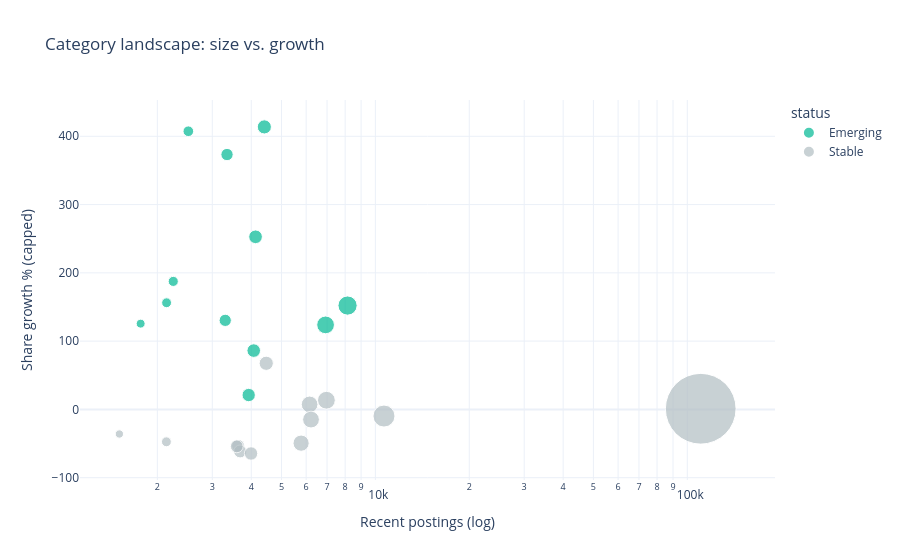

The cell this chart's notebook holds for it:
### Code cell
# --- D. Stacked volume ---
top10 = counts.sum().nlargest(10).index
v = counts[top10].copy(); v["Other"] = counts.drop(columns=top10).sum(axis=1)
fig, ax = plt.subplots(figsize=(13, 6.5))
ax.stackplot(v.index, v.T.values, labels=v.columns, colors=sns.color_palette("Spectral", len(v.columns)), alpha=.92)
ax.set_ylabel(f"Postings per {label}"); ax.set_title("Posting volume by category (top 10 + other)")
ax.legend(loc="upper left", bbox_to_anchor=(1.01, 1), frameon=False); fig.autofmt_xdate()
show_fig(fig, "t2_d_volume_area")

# --- E. Landscape (interactive) ---
met["growth_capped"] = met["share_growth_pct"].clip(-100, 500)
px.scatter(met, x="recent_postings", y="growth_capped", size="recent_share_pct", color="status",
           color_discrete_map=STATUS_COLORS, hover_name="category", log_x=True, size_max=50,
           hover_data={"share_growth_pct": ":.0f", "trend_tau": ":.2f", "recent_share_pct": ":.2f", "growth_capped": False},
           labels={"recent_postings": "Recent postings (log)", "growth_capped": "Share growth % (capped)"},
           title="Category landscape: size vs. growth").update_layout(template="plotly_white").show()

### Figure 1 — Plotly figure (JSON) as saved in the notebook; plotly's stock layout.template omitted (floating-point values rounded to 4 significant figures)
{"data": [{"customdata": [[252.8, 0.8, 1.912], [152.1, 0.6562, 3.768], [123.8, 0.7203, 3.207], [86.12, 0.7717, 1.887], [413.8, 0.4584, 2.039], [407.4, 0.6574, 1.163], [373.3, 0.6002, 1.548], [156.2, 0.6562, 0.9904], [130.4, 0.6382, 1.529], [21.05, 0.6106, 1.817], [187.5, 0.5659, 1.041], [125.6, 0.4944, 0.8176]], "hovertemplate": "<b>%{hovertext}</b><br><br>status=Emerging<br>Recent postings (log)=%{x}<br>recent_share_pct=%{customdata[2]:.2f}<br>share_growth_pct=%{customdata[0]:.0f}<br>trend_tau=%{customdata[1]:.2f}<extra></extra>", "hovertext": ["Wordpress / Site / Developer", "Website / Development / Seo", "Design / Graphic / Interior", "Youtube / Channel / Script Writer", "Video Editor / Youtube / Channel", "Landing / Book / Page", "Logo / Design / Company", "Page / Website / Seo", "Graphic / Designer / Design", "Shopify / Store / Website", "Research / Market / Product", "Website / Wordpress / Design"], "legendgroup": "Emerging", "marker": {"color": "#00B894", "size": [1.912, 3.768, 3.207, 1.887, 2.039, 1.163, 1.548, 0.9904, 1.529, 1.817, 1.041, 0.8176], "sizemode": "area", "sizeref": 0.02044, "symbol": "circle"}, "mode": "markers", "name": "Emerging", "orientation": "v", "showlegend": true, "type": "scatter", "x": [4129, 8144, 6924, 4074, 4406, 2514, 3345, 2141, 3301, 3925, 2249, 1768], "xaxis": "x", "y": [252.8, 152.1, 123.8, 86.12, 413.8, 407.4, 373.3, 156.2, 130.4, 21.05, 187.5, 125.6], "yaxis": "y"}, {"customdata": [[13.44, 0.6931, 3.232], [-9.737, 0.3918, 4.932], [0.9651, 0.1333, 51.09], [7.283, 0.3796, 2.846], [67.53, 0.2639, 2.06], [-14.91, 0.2884, 2.88], [-49.44, 0.304, 2.673], [-53.33, 0.4951, 1.674], [-61.56, 0.4078, 1.706], [-54.16, 0.3918, 1.664], [-64.59, 0.3796, 1.838], [-47.43, 0.3961, 0.9892], [-36.03, 0.05597, 0.6989]], "hovertemplate": "<b>%{hovertext}</b><br><br>status=Stable<br>Recent postings (log)=%{x}<br>recent_share_pct=%{customdata[2]:.2f}<br>share_growth_pct=%{customdata[0]:.0f}<br>trend_tau=%{customdata[1]:.2f}<extra></extra>", "hovertext": ["Google / Ads / App", "Developer / Stack / Web", "Specialist / Marketing / Writer", "Designer / Ui / Ux", "Data / Entry / Analyst", "Video / Editing / Creator", "Social Media / Manager / Marketing", "Assistant / Virtual / Executive", "Development / Web / App", "Manager / Marketing / Ads", "English / Translation / Spanish", "Estate / Real / Cold", "Long Term / Editor / Video"], "legendgroup": "Stable", "marker": {"color": "#B2BEC3", "size": [3.232, 4.932, 51.09, 2.846, 2.06, 2.88, 2.673, 1.674, 1.706, 1.664, 1.838, 0.9892, 0.6989], "sizemode": "area", "sizeref": 0.02044, "symbol": "circle"}, "mode": "markers", "name": "Stable", "orientation": "v", "showlegend": true, "type": "scatter", "x": [6967, 10656, 110431, 6154, 4468, 6218, 5780, 3628, 3685, 3594, 3994, 2138, 1511], "xaxis": "x", "y": [13.44, -9.737, 0.9651, 7.283, 67.53, -14.91, -49.44, -53.33, -61.56, -54.16, -64.59, -47.43, -36.03], "yaxis": "y"}], "layout": {"legend": {"itemsizing": "constant", "title": {"text": "status"}, "tracegroupgap": 0}, "title": {"text": "Category landscape: size vs. growth"}, "xaxis": {"anchor": "y", "domain": [0, 1], "title": {"text": "Recent postings (log)"}, "type": "log"}, "yaxis": {"anchor": "x", "domain": [0, 1], "title": {"text": "Share growth % (capped)"}}}}
